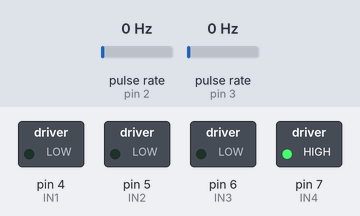
The sketch below on a simulated Arduino Uno, built with avr-gcc and run on an emulated ATmega328P. On the bench: switched loads named in the sketch (green lamp = pin HIGH). Wiring (inferred from the names in the program): 2 × pulse sensor: data pin 2 / data pin 3. The inputs (shaded band) are chosen by the test bench; at power-on: pulse rate (sensors on pin 2, pin 3) 0 Hz. What the sketch prints to the serial monitor is not drawn.

Above: at 0.1 s.
Timing chart, 0 to 1.6 s (numbered marks = the images above):
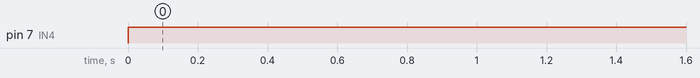

The sketch:

car.ino
```cpp
#include <avr/interrupt.h>

#define MAX_SPEED 255
#define MIN_SPEED 0
#define C 0.2042
#define sensor A0

const int trig = 10;
const int echoHead = 11;
/*const int echoLeft = 4;
const int echoRight = 5;*/
const int IN1 = 4;
const int IN2 = 5;
const int IN3 = 6;
const int IN4 = 7;
const int encoderLeft = 2;
const int encoderRight = 3;

volatile int counterLeft = 0, counterRight = 0;
int speedLeft = 255, speedRight = 100;
volatile double pulsePerSecondLeft, pulsePerSecondRight;
double setPointLeft = 255, setPointRight = 100, error;
double Kp = 0.2, Ki = 0.03, Kd = 0.01;
volatile int nowLeft = 0, nowRight = 0;
bool delayLeft = false, delayRight = false;
int timeDelay = 5000;
unsigned long timeCurrentLeft = 0, timeCurrentRight = 0;
String speedValue;

void setup()
{
  Serial.begin(9600);
  pinMode(trig, OUTPUT);
  pinMode(echoHead, INPUT);
  /*pinMode(echoLeft,INPUT);
  pinMode(echoRight,INPUT);*/
  pinMode(IN1,OUTPUT);
  pinMode(IN2,OUTPUT);
  pinMode(IN3,OUTPUT);
  pinMode(IN4,OUTPUT);
  pinMode(encoderLeft, INPUT);
  pinMode(encoderRight, INPUT);

  cli();
  TCCR1A = 0;
  TCCR1B = 0;
  TIMSK1 = 0;

  TCCR1B |= (1 << CS11) | (1 << CS10);
  TCNT1 = 40536;
  TIMSK1 = (1 << TOIE1);
  sei();

  attachInterrupt(encoderLeft - 2, countPulseLeft, RISING);
  attachInterrupt(encoderRight - 2, countPulseRight, RISING);
}

ISR (TIMER1_OVF_vect) {
  TCNT1 = 40536;
}

void countPulseLeft() {
  counterLeft++;
  pulsePerSecondLeft = 1 / ((TCNT1 - nowLeft) * 0.000004);
  nowLeft = TCNT1;
}

void countPulseRight() {
  counterRight++;
  pulsePerSecondRight = 1 / ((TCNT1 - nowRight) * 0.000004);
  nowRight = TCNT1;
}

double PID_left(double input) {
  double error = setPointLeft - input;
  unsigned long currentTime = millis();
  static double I = 0;
  static unsigned long previousTime = -1;
  static double lastError;
  double P = Kp * error;
  I += Ki * error * (currentTime - previousTime);
  double D = Kd * (error - lastError) / double(currentTime - previousTime);
  lastError = error;
  previousTime = currentTime;
  return P + I + D;
}

double PID_right(double input) {
  double error = setPointRight - input;
  unsigned long currentTime = millis();
  static double  I = 0;
  static unsigned long previousTime = -1;
  static double lastError;
  double P = Kp * error;
  I += Ki * error * (currentTime - previousTime);
  double D = Kd * (error - lastError) / double(currentTime - previousTime);
  lastError = error;
  previousTime = currentTime;
  return P + I + D;
}

float distanceCentimetre(int echo) {
  digitalWrite(trig,0);
  delayMicroseconds(2);
  digitalWrite(trig,1);
  delayMicroseconds(5);
  digitalWrite(trig,0);
  return pulseIn(echo, HIGH)/2/29.412;
}

void motorLeftRun(int speed, bool x) {
  speed = constrain(speed, MIN_SPEED, MAX_SPEED);
  digitalWrite(IN1,x);
  analogWrite(IN2,abs(MAX_SPEED*x - speed));
}

void motorRightRun(int speed, bool x) {
  speed = constrain(speed, MIN_SPEED, MAX_SPEED);
  digitalWrite(IN4,x);
  analogWrite(IN3,abs(MAX_SPEED*x - speed));
}

void motorLeftStop() {
  digitalWrite(IN1, LOW);
  digitalWrite(IN2, LOW);
}

void motorRightStop() {
  digitalWrite(IN3, LOW);
  digitalWrite(IN4, LOW);
}

/*void turnLeft() {
  if (millis() - timeCurrentLeft >= timeDelay) {
    timeCurrentLeft = millis();
    if (digitalRead(ledLeft) && distance(echoHead) > 20) {
      digitalWrite(ledLeft, LOW);
      delayLeft = false;
    } else {
      digitalWrite(ledLeft, HIGH);
    }
  }
}

void turnRight() {
  if (millis() - timeCurrentRight >= timeDelay) {
    timeCurrentRight = millis();
    if (digitalRead(ledRight) && distance(echoHead) > 20) {
      digitalWrite(ledRight, LOW);
      delayRight = false;
    } else {
      digitalWrite(ledRight, HIGH);
    }
  }
}*/

void setSpeedLeft(int speedInput) {
  if(pulsePerSecondLeft < speedInput - 5 && setPointLeft < 254) {
    setPointLeft += 5;
  }
  if (pulsePerSecondLeft > speedInput + 5 && setPointLeft > 1) {
    setPointLeft -= 5;
  }
}

void setSpeedRight(int speedInput) {
  if(pulsePerSecondRight < speedInput - 5 && setPointRight < 254) {
    setPointRight += 5;
  }
  if (pulsePerSecondRight > speedInput + 5 && setPointRight > 1) {
    setPointRight -= 5;
  }
}

void loop() {
  if (Serial.available() > 0) {
    speedValue = Serial.readStringUntil('\n');
  }
  //Serial.print(speedValue);
  //Serial.print(" ");
  //Serial.print(" ");

  /*speedLeft = PID_left(speedLeft);
  speedRight = PID_right(speedRight);
  Serial.print(setPointLeft);
  Serial.print(" ");
  Serial.print(pulsePerSecondLeft);
  Serial.print(" ");*/

  /*float distanceHead = distanceCentimetre(echoHead);
  Serial.println(distanceHead);
  if (distanceHead > 100) {
    setSpeedLeft(100);
    setSpeedRight(100);
    motorLeftRun(setPointLeft, 0);
    motorRightRun(setPointRight, 0);
  } else {
    setSpeedLeft(70);
    setSpeedRight(90);
    //motorLeftStop();
    //motorRightStop();
    motorLeftRun(setPointLeft, 0);
    motorRightRun(setPointLeft, 0);
  }*/
  motorRightRun(255, 1);
  Serial.println(pulsePerSecondLeft);
}
```

Measured:
- by itself, pin 7 (IN4): LOW → HIGH at 0.00 s
